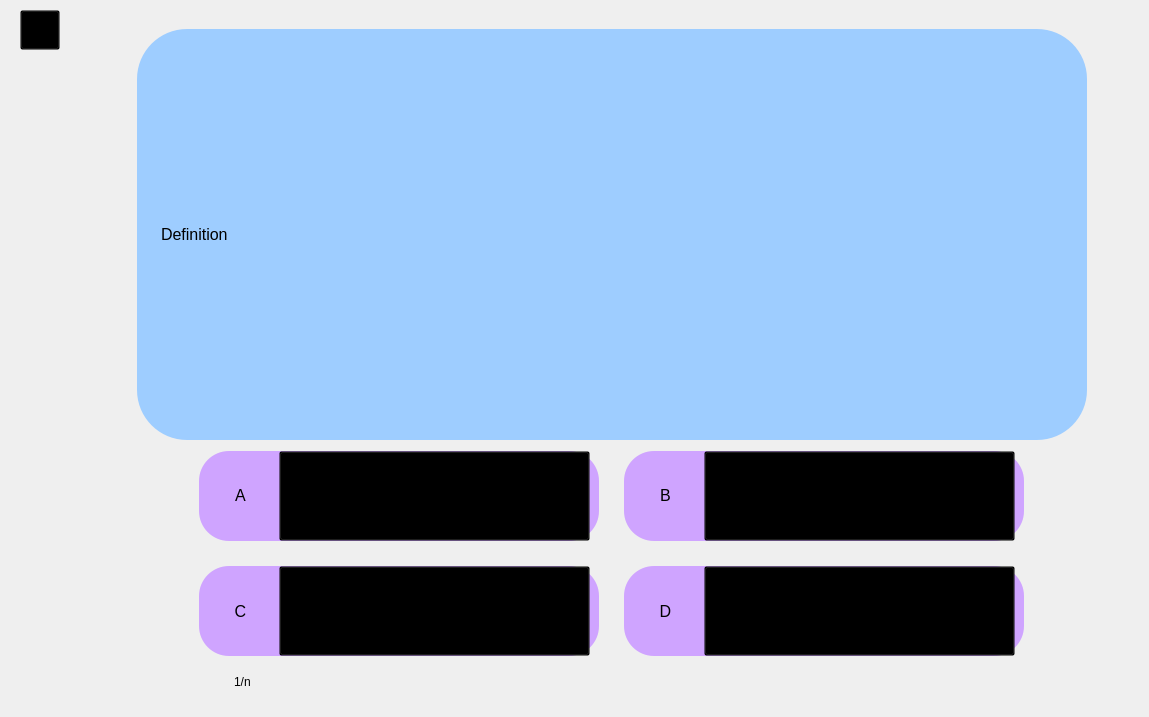
            <widget class="QWidget" name="True_False">
             <property name="styleSheet">
              <string notr="true">#True_False{border-image: url(:/tree/дерево.jpg);}</string>
             </property>
             <layout class="QHBoxLayout" name="horizontalLayout_16">
              <property name="leftMargin">
               <number>10</number>
              </property>
              <property name="topMargin">
               <number>10</number>
              </property>
              <property name="rightMargin">
               <number>10</number>
              </property>
              <property name="bottomMargin">
               <number>10</number>
              </property>
              <item>
               <widget class="QWidget" name="widget_19" native="true">
                <property name="sizePolicy">
                 <sizepolicy hsizetype="Minimum" vsizetype="Minimum">
                  <horstretch>0</horstretch>
                  <verstretch>0</verstretch>
                 </sizepolicy>
                </property>
                <property name="maximumSize">
                 <size>
                  <width>16777215</width>
                  <height>16777215</height>
                 </size>
                </property>
                <property name="styleSheet">
                 <string notr="true">background-color: transparent;</string>
                </property>
                <layout class="QVBoxLayout" name="verticalLayout_14">
                 <property name="spacing">
                  <number>0</number>
                 </property>
                 <property name="leftMargin">
                  <number>10</number>
                 </property>
                 <property name="topMargin">
                  <number>0</number>
                 </property>
                 <property name="rightMargin">
                  <number>0</number>
                 </property>
                 <property name="bottomMargin">
                  <number>0</number>
                 </property>
                 <item>
                  <widget class="QPushButton" name="back_6">
                   <property name="minimumSize">
                    <size>
                     <width>40</width>
                     <height>40</height>
                    </size>
                   </property>
                   <property name="maximumSize">
                    <size>
                     <width>2345678</width>
                     <height>50</height>
                    </size>
                   </property>
                   <property name="text">
                    <string/>
                   </property>
                   <property name="icon">
                    <iconset resource="../../../Users/Евгения/PycharmProjects/Knowledge/images/icons.qrc">
                     <normaloff>:/newPrefix/налево.png</normaloff>:/newPrefix/налево.png</iconset>
                   </property>
                   <property name="iconSize">
                    <size>
                     <width>60</width>
                     <height>60</height>
                    </size>
                   </property>
                  </widget>
                 </item>
                 <item>
                  <spacer name="verticalSpacer_6">
                   <property name="orientation">
                    <enum>Qt::Vertical</enum>
                   </property>
                   <property name="sizeHint" stdset="0">
                    <size>
                     <width>20</width>
                     <height>657</height>
                    </size>
                   </property>
                  </spacer>
                 </item>
                </layout>
               </widget>
              </item>
              <item>
               <widget class="QWidget" name="widget_20" native="true">
                <property name="sizePolicy">
                 <sizepolicy hsizetype="Minimum" vsizetype="Minimum">
                  <horstretch>0</horstretch>
                  <verstretch>0</verstretch>
                 </sizepolicy>
                </property>
                <property name="layoutDirection">
                 <enum>Qt::LeftToRight</enum>
                </property>
                <property name="styleSheet">
                 <string notr="true">background-color: rgb(0, 0, 0,0);</string>
                </property>
                <layout class="QVBoxLayout" name="verticalLayout_15">
                 <property name="spacing">
                  <number>0</number>
                 </property>
                 <property name="leftMargin">
                  <number>30</number>
                 </property>
                 <property name="rightMargin">
                  <number>11</number>
                 </property>
                 <item>
                  <widget class="QStackedWidget" name="Choose">
                   <property name="sizePolicy">
                    <sizepolicy hsizetype="Minimum" vsizetype="Minimum">
                     <horstretch>0</horstretch>
                     <verstretch>0</verstretch>
                    </sizepolicy>
                   </property>
                   <property name="styleSheet">
                    <string notr="true">QLabel {
    background-color: lightgray;  /* Цвет фона */
    color: black;                 /* Цвет текста */
    font-size: 16px;              /* Размер шрифта */
	border-radius: 15px;
}</string>
                   </property>
                   <property name="frameShape">
                    <enum>QFrame::StyledPanel</enum>
                   </property>
                   <property name="frameShadow">
                    <enum>QFrame::Raised</enum>
                   </property>
                   <widget class="QWidget" name="Card_page1_3">
                    <layout class="QGridLayout" name="gridLayout_24">
                     <property name="leftMargin">
                      <number>40</number>
                     </property>
                     <property name="rightMargin">
                      <number>40</number>
                     </property>
                     <item row="3" column="0">
                      <widget class="QFrame" name="frame_5">
                       <property name="sizePolicy">
                        <sizepolicy hsizetype="Minimum" vsizetype="Minimum">
                         <horstretch>0</horstretch>
                         <verstretch>0</verstretch>
                        </sizepolicy>
                       </property>
                       <property name="minimumSize">
                        <size>
                         <width>840</width>
                         <height>0</height>
                        </size>
                       </property>
                       <property name="maximumSize">
                        <size>
                         <width>1300</width>
                         <height>210</height>
                        </size>
                       </property>
                       <property name="styleSheet">
                        <string notr="true">background-color: rgb(0, 0, 0,0);</string>
                       </property>
                       <layout class="QGridLayout" name="gridLayout_26">
                        <property name="leftMargin">
                         <number>10</number>
                        </property>
                        <property name="topMargin">
                         <number>5</number>
                        </property>
                        <property name="rightMargin">
                         <number>10</number>
                        </property>
                        <property name="bottomMargin">
                         <number>0</number>
                        </property>
                        <item row="0" column="0">
                         <layout class="QGridLayout" name="gridLayout_25">
                          <property name="leftMargin">
                           <number>0</number>
                          </property>
                          <property name="spacing">
                           <number>25</number>
                          </property>
                          <item row="1" column="0">
                           <widget class="QWidget" name="ans_3" native="true">
                            <property name="sizePolicy">
                             <sizepolicy hsizetype="Minimum" vsizetype="Minimum">
                              <horstretch>0</horstretch>
                              <verstretch>0</verstretch>
                             </sizepolicy>
                            </property>
                            <property name="minimumSize">
                             <size>
                              <width>0</width>
                              <height>75</height>
                             </size>
                            </property>
                            <property name="maximumSize">
                             <size>
                              <width>400</width>
                              <height>100</height>
                             </size>
                            </property>
                            <property name="styleSheet">
                             <string notr="true">#ans_3{
    background-color: rgb(207, 164, 255);
    border-radius: 30px;
    padding-left: 15px;
}

#ans_3:hover {
    background-color: rgb(211, 209, 251);
}
#ans_3:pressed {
    background-color:rgb(211, 209, 251);
}

var_3{font: 12pt &quot;Comic Sans MS&quot;;}</string>
                            </property>
                            <layout class="QHBoxLayout" name="horizontalLayout_24">
                             <property name="topMargin">
                              <number>0</number>
                             </property>
                             <property name="bottomMargin">
                              <number>0</number>
                             </property>
                             <item>
                              <widget class="QLabel" name="label_23">
                               <property name="sizePolicy">
                                <sizepolicy hsizetype="Minimum" vsizetype="Minimum">
                                 <horstretch>0</horstretch>
                                 <verstretch>0</verstretch>
                                </sizepolicy>
                               </property>
                               <property name="maximumSize">
                                <size>
                                 <width>65</width>
                                 <height>54</height>
                                </size>
                               </property>
                               <property name="styleSheet">
                                <string notr="true">font: 22pt &quot;Comic Sans MS&quot;;</string>
                               </property>
                               <property name="text">
                                <string>C</string>
                               </property>
                               <property name="alignment">
                                <set>Qt::AlignCenter</set>
                               </property>
                               <property name="margin">
                                <number>11</number>
                               </property>
                              </widget>
                             </item>
                             <item>
                              <widget class="QPushButton" name="var_3">
                               <property name="sizePolicy">
                                <sizepolicy hsizetype="Minimum" vsizetype="Minimum">
                                 <horstretch>0</horstretch>
                                 <verstretch>0</verstretch>
                                </sizepolicy>
                               </property>
                               <property name="styleSheet">
                                <string notr="true">font: 12pt &quot;Comic Sans MS&quot;;</string>
                               </property>
                               <property name="text">
                                <string>Вариант ответа C </string>
                               </property>
                              </widget>
                             </item>
                            </layout>
                           </widget>
                          </item>
                          <item row="0" column="1">
                           <widget class="QWidget" name="ans_2" native="true">
                            <property name="sizePolicy">
                             <sizepolicy hsizetype="Minimum" vsizetype="Minimum">
                              <horstretch>0</horstretch>
                              <verstretch>0</verstretch>
                             </sizepolicy>
                            </property>
                            <property name="maximumSize">
                             <size>
                              <width>400</width>
                              <height>100</height>
                             </size>
                            </property>
                            <property name="styleSheet">
                             <string notr="true">#ans_2{
    background-color: rgb(207, 164, 255);
    border-radius: 30px;
    padding-left: 15px;
}

#ans_2:hover {
    background-color: rgb(211, 209, 251);
}
#ans_2:pressed {
    background-color:rgb(211, 209, 251);
}

var_2{font: 12pt &quot;Comic Sans MS&quot;;}</string>
                            </property>
                            <layout class="QHBoxLayout" name="horizontalLayout_23">
                             <property name="topMargin">
                              <number>0</number>
                             </property>
                             <property name="bottomMargin">
                              <number>0</number>
                             </property>
                             <item>
                              <widget class="QLabel" name="label_21">
                               <property name="sizePolicy">
                                <sizepolicy hsizetype="Minimum" vsizetype="Minimum">
                                 <horstretch>0</horstretch>
                                 <verstretch>0</verstretch>
                                </sizepolicy>
                               </property>
                               <property name="minimumSize">
                                <size>
                                 <width>65</width>
                                 <height>0</height>
                                </size>
                               </property>
                               <property name="maximumSize">
                                <size>
                                 <width>64</width>
                                 <height>65</height>
                                </size>
                               </property>
                               <property name="styleSheet">
                                <string notr="true">font: 22pt &quot;Comic Sans MS&quot;;</string>
                               </property>
                               <property name="text">
                                <string>B</string>
                               </property>
                               <property name="alignment">
                                <set>Qt::AlignCenter</set>
                               </property>
                               <property name="margin">
                                <number>11</number>
                               </property>
                              </widget>
                             </item>
                             <item>
                              <widget class="QPushButton" name="var_2">
                               <property name="sizePolicy">
                                <sizepolicy hsizetype="Minimum" vsizetype="Minimum">
                                 <horstretch>0</horstretch>
                                 <verstretch>0</verstretch>
                                </sizepolicy>
                               </property>
                               <property name="styleSheet">
                                <string notr="true">font: 12pt &quot;Comic Sans MS&quot;;</string>
                               </property>
                               <property name="text">
                                <string>Вариант ответа B</string>
                               </property>
                              </widget>
                             </item>
                            </layout>
                           </widget>
                          </item>
                          <item row="1" column="1">
                           <widget class="QWidget" name="ans_4" native="true">
                            <property name="sizePolicy">
                             <sizepolicy hsizetype="Minimum" vsizetype="Minimum">
                              <horstretch>0</horstretch>
                              <verstretch>0</verstretch>
                             </sizepolicy>
                            </property>
                            <property name="maximumSize">
                             <size>
                              <width>400</width>
                              <height>100</height>
                             </size>
                            </property>
                            <property name="styleSheet">
                             <string notr="true">#ans_4{
    background-color: rgb(207, 164, 255);
    border-radius: 30px;
    padding-left: 15px;
}

#ans_4:hover {
    background-color: rgb(211, 209, 251);
}
#ans_4:pressed {
    background-color:rgb(211, 209, 251);
}

var_4{font: 12pt &quot;Comic Sans MS&quot;;}</string>
                            </property>
                            <layout class="QHBoxLayout" name="horizontalLayout_25">
                             <property name="topMargin">
                              <number>0</number>
                             </property>
                             <property name="bottomMargin">
                              <number>0</number>
                             </property>
                             <item>
                              <widget class="QLabel" name="label_25">
                               <property name="sizePolicy">
                                <sizepolicy hsizetype="Minimum" vsizetype="Minimum">
                                 <horstretch>0</horstretch>
                                 <verstretch>0</verstretch>
                                </sizepolicy>
                               </property>
                               <property name="maximumSize">
                                <size>
                                 <width>65</width>
                                 <height>64</height>
                                </size>
                               </property>
                               <property name="styleSheet">
                                <string notr="true">font: 22pt &quot;Comic Sans MS&quot;;</string>
                               </property>
                               <property name="text">
                                <string>D</string>
                               </property>
                               <property name="alignment">
                                <set>Qt::AlignCenter</set>
                               </property>
                               <property name="margin">
                                <number>0</number>
                               </property>
                              </widget>
                             </item>
                             <item>
                              <widget class="QPushButton" name="var_4">
                               <property name="sizePolicy">
                                <sizepolicy hsizetype="Minimum" vsizetype="Minimum">
                                 <horstretch>0</horstretch>
                                 <verstretch>0</verstretch>
                                </sizepolicy>
                               </property>
                               <property name="styleSheet">
                                <string notr="true">font: 12pt &quot;Comic Sans MS&quot;;
</string>
                               </property>
                               <property name="text">
                                <string>Вариант ответа D</string>
                               </property>
                              </widget>
                             </item>
                            </layout>
                           </widget>
                          </item>
                          <item row="0" column="0">
                           <widget class="QWidget" name="ans_1" native="true">
                            <property name="sizePolicy">
                             <sizepolicy hsizetype="Minimum" vsizetype="Minimum">
                              <horstretch>0</horstretch>
                              <verstretch>0</verstretch>
                             </sizepolicy>
                            </property>
                            <property name="minimumSize">
                             <size>
                              <width>0</width>
                              <height>75</height>
                             </size>
                            </property>
                            <property name="maximumSize">
                             <size>
                              <width>400</width>
                              <height>100</height>
                             </size>
                            </property>
                            <property name="styleSheet">
                             <string notr="true">#ans_1{
    background-color: rgb(207, 164, 255);
    border-radius: 30px;
    padding-left: 25px;
}

#ans_1:hover {
    background-color: rgb(211, 209, 251);
  padding-left: 25px;
}
#ans_1:pressed {
    background-color:rgb(211, 209, 251);
  padding-left: 25px;
}
var_1{font: 12pt &quot;Comic Sans MS&quot;;}</string>
                            </property>
                            <layout class="QHBoxLayout" name="horizontalLayout_19">
                             <property name="topMargin">
                              <number>0</number>
                             </property>
                             <property name="bottomMargin">
                              <number>0</number>
                             </property>
                             <item>
                              <widget class="QLabel" name="vbghj">
                               <property name="sizePolicy">
                                <sizepolicy hsizetype="Minimum" vsizetype="Minimum">
                                 <horstretch>0</horstretch>
                                 <verstretch>0</verstretch>
                                </sizepolicy>
                               </property>
                               <property name="maximumSize">
                                <size>
                                 <width>65</width>
                                 <height>65</height>
                                </size>
                               </property>
                               <property name="styleSheet">
                                <string notr="true">font: 22pt &quot;Comic Sans MS&quot;;</string>
                               </property>
                               <property name="text">
                                <string>A</string>
                               </property>
                               <property name="alignment">
                                <set>Qt::AlignCenter</set>
                               </property>
                               <property name="margin">
                                <number>11</number>
                               </property>
                              </widget>
                             </item>
                             <item>
                              <widget class="QPushButton" name="var_1">
                               <property name="sizePolicy">
                                <sizepolicy hsizetype="Minimum" vsizetype="Minimum">
                                 <horstretch>0</horstretch>
                                 <verstretch>0</verstretch>
                                </sizepolicy>
                               </property>
                               <property name="styleSheet">
                                <string notr="true">font: 12pt &quot;Comic Sans MS&quot;;</string>
                               </property>
                               <property name="text">
                                <string>Вариант ответа А</string>
                               </property>
                              </widget>
                             </item>
                            </layout>
                           </widget>
                          </item>
                         </layout>
                        </item>
                       </layout>
                      </widget>
                     </item>
                     <item row="2" column="0">
                      <widget class="QLabel" name="Definition_3">
                       <property name="sizePolicy">
                        <sizepolicy hsizetype="Minimum" vsizetype="Minimum">
                         <horstretch>0</horstretch>
                         <verstretch>0</verstretch>
                        </sizepolicy>
                       </property>
                       <property name="minimumSize">
                        <size>
                         <width>950</width>
                         <height>0</height>
                        </size>
                       </property>
                       <property name="maximumSize">
                        <size>
                         <width>1000</width>
                         <height>650</height>
                        </size>
                       </property>
                       <property name="layoutDirection">
                        <enum>Qt::LeftToRight</enum>
                       </property>
                       <property name="styleSheet">
                        <string notr="true">background-color: rgb(158, 205, 255);
border-radius: 50px;
font: 22pt &quot;Comic Sans MS&quot;;
padding-left: 20px;
padding-right: 20px;</string>
                       </property>
                       <property name="text">
                        <string>Definition</string>
                       </property>
                       <property name="alignment">
                        <set>Qt::AlignLeading|Qt::AlignLeft|Qt::AlignVCenter</set>
                       </property>
                       <property name="wordWrap">
                        <bool>true</bool>
                       </property>
                      </widget>
                     </item>
                    </layout>
                   </widget>
                  </widget>
                 </item>
                 <item>
                  <widget class="QWidget" name="widget" native="true">
                   <property name="maximumSize">
                    <size>
                     <width>16777215</width>
                     <height>90</height>
                    </size>
                   </property>
                   <layout class="QHBoxLayout" name="horizontalLayout_17">
                    <item>
                     <widget class="QWidget" name="widget_22" native="true">
                      <property name="sizePolicy">
                       <sizepolicy hsizetype="Expanding" vsizetype="Preferred">
                        <horstretch>0</horstretch>
                        <verstretch>0</verstretch>
                       </sizepolicy>
                      </property>
                     </widget>
                    </item>
                    <item>
                     <widget class="QLabel" name="count_4">
                      <property name="sizePolicy">
                       <sizepolicy hsizetype="Fixed" vsizetype="Fixed">
                        <horstretch>0</horstretch>
                        <verstretch>0</verstretch>
                       </sizepolicy>
                      </property>
                      <property name="minimumSize">
                       <size>
                        <width>70</width>
                        <height>0</height>
                       </size>
                      </property>
                      <property name="maximumSize">
                       <size>
                        <width>21</width>
                        <height>54</height>
                       </size>
                      </property>
                      <property name="styleSheet">
                       <string notr="true">font: 18pt &quot;Comic Sans MS&quot;;
background-color: rgb(0, 0, 0,0);</string>
                      </property>
                      <property name="text">
                       <string>1/n</string>
                      </property>
                      <property name="alignment">
                       <set>Qt::AlignLeading|Qt::AlignLeft|Qt::AlignVCenter</set>
                      </property>
                     </widget>
                    </item>
                    <item>
                     <widget class="QWidget" name="widget_24" native="true">
                      <property name="sizePolicy">
                       <sizepolicy hsizetype="Expanding" vsizetype="Preferred">
                        <horstretch>0</horstretch>
                        <verstretch>0</verstretch>
                       </sizepolicy>
                      </property>
                      <property name="minimumSize">
                       <size>
                        <width>642</width>
                        <height>0</height>
                       </size>
                      </property>
                     </widget>
                    </item>
                    <item>
                     <widget class="QPushButton" name="next_4">
                      <property name="sizePolicy">
                       <sizepolicy hsizetype="Fixed" vsizetype="Fixed">
                        <horstretch>0</horstretch>
                        <verstretch>0</verstretch>
                       </sizepolicy>
                      </property>
                      <property name="maximumSize">
                       <size>
                        <width>80</width>
                        <height>80</height>
                       </size>
                      </property>
                      <property name="styleSheet">
                       <string notr="true">border-radius: 25px;
background-color: rgb(64, 137, 255,0);</string>
                      </property>
                      <property name="text">
                       <string/>
                      </property>
                      <property name="icon">
                       <iconset resource="../../../Users/Евгения/PycharmProjects/Knowledge/images/icons.qrc">
                        <normaloff>:/newPrefix/направо.png</normaloff>:/newPrefix/направо.png</iconset>
                      </property>
                      <property name="iconSize">
                       <size>
                        <width>84</width>
                        <height>84</height>
                       </size>
                      </property>
                     </widget>
                    </item>
                    <item>
                     <widget class="QWidget" name="widget_23" native="true">
                      <property name="sizePolicy">
                       <sizepolicy hsizetype="Expanding" vsizetype="Preferred">
                        <horstretch>0</horstretch>
                        <verstretch>0</verstretch>
                       </sizepolicy>
                      </property>
                     </widget>
                    </item>
                   </layout>
                  </widget>
                 </item>
                </layout>
               </widget>
              </item>
             </layout>
            </widget>
